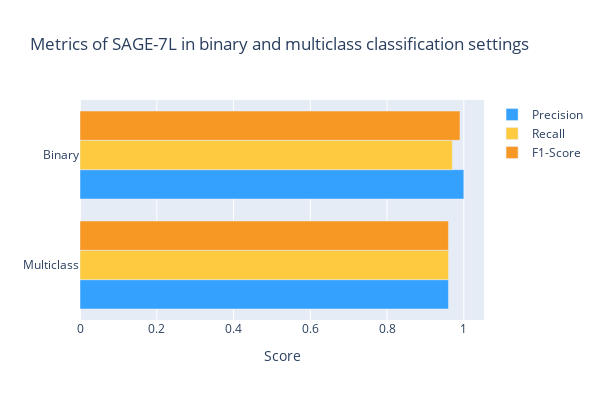

The notebook cell saved with this chart:
### Code cell
models = ['Multiclass', 'Binary'] 
precisions = [0.96, 1]
recalls = [0.96, 0.97]
f1scores = [0.96, 0.99]

fig = go.Figure()

fig.add_trace(go.Bar(
    y=models,
    x=precisions,
    name='Precision',
    marker_color='rgb(51,161,253)',
    orientation='h'
))

fig.add_trace(go.Bar(
    y=models,
    x=recalls,
    name='Recall',
    marker_color='rgb(253,202,64)',
    orientation='h'
))

fig.add_trace(go.Bar(
    y=models,
    x=f1scores,
    name='F1-Score',
    marker_color='rgb(247,152,36)',
    orientation='h'
))


# Here we modify the tickangle of the xaxis, resulting in rotated labels.
fig.update_layout(
    barmode='group',
    title='Metrics of SAGE-7L in binary and multiclass classification settings',
    xaxis_title='Score',
    width=600,
    height=400
    )
fig.show()

### Figure 1 — Plotly figure (JSON) as saved in the notebook; plotly's stock layout.template omitted (floating-point values rounded to 4 significant figures)
{"data": [{"marker": {"color": "rgb(51,161,253)"}, "name": "Precision", "orientation": "h", "type": "bar", "x": [0.96, 1], "y": ["Multiclass", "Binary"]}, {"marker": {"color": "rgb(253,202,64)"}, "name": "Recall", "orientation": "h", "type": "bar", "x": [0.96, 0.97], "y": ["Multiclass", "Binary"]}, {"marker": {"color": "rgb(247,152,36)"}, "name": "F1-Score", "orientation": "h", "type": "bar", "x": [0.96, 0.99], "y": ["Multiclass", "Binary"]}], "layout": {"barmode": "group", "height": 400, "title": {"text": "Metrics of SAGE-7L in binary and multiclass classification settings"}, "width": 600, "xaxis": {"title": {"text": "Score"}}}}
